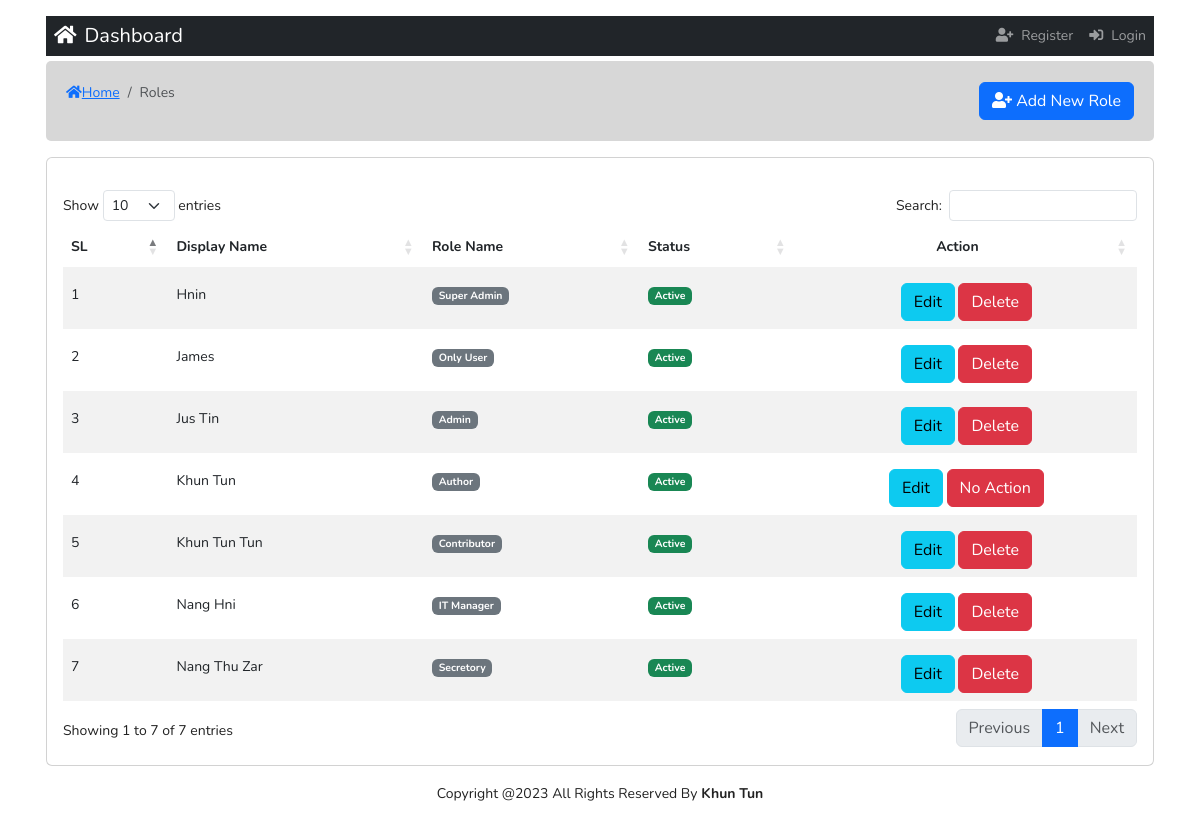
The page /role.php on the database its author committed.
### tables this page shows
CREATE TABLE `tbl_roles` (
  `role_id` int(10) NOT NULL,
  `role_name` varchar(255) NOT NULL,
  `roled_name` varchar(255) NOT NULL,
  `permission_items` varchar(255) NOT NULL,
  `status` int(11) NOT NULL
);

### classes/Roles.php (called while the page is built, shortened)
<?php
include_once 'lib/Database.php';
class Roles {
    private $db;
    public function __construct(){
        $this->db = new Database();
    }
    public function selectRole(){
        $sql = "SELECT * FROM tbl_roles ORDER BY roled_name";
        $stmt = $this->db->pdo->prepare($sql);
        $stmt->execute();
        $result = $stmt->fetchAll(PDO::FETCH_OBJ);
        return $result;
    }
}

### lib/Database.php (called while the page is built, shortened)
<?php
class  Database{
    public $pdo;
    public function __construct(){
      if (!isset($this->pdo)) {
        try {
          $link = new PDO('mysql:host='.DB_HOST.'; dbname='.DB_NAME, DB_USER, DB_PASS);
          $link->setAttribute(PDO::ATTR_ERRMODE, PDO::ERRMODE_EXCEPTION);
          $link->exec("SET CHARACTER SET utf8");
          $this->pdo  =  $link;
        } catch (PDOException $e) {
          die("Failed to connect...".$e->getMessage());
        }
      }
    }
}

### role.php (the view, shortened to what this page needs)
<?php
include_once 'inc/header.php';
 ?>
<?php
   global $access;
   global $edit;
 ?>
<section id="wrapper">
   <div class="page-content-wrapper">
      <div class="content-header">
         <nav aria-label="breadcrumb">
            <ol class="breadcrumb">
               <li class="breadcrumb-item active"><a href="index.php"><i class="fas fa-home"></i>Home</a></li>
               <li class="breadcrumb-item active" aria-current="page">Roles</li>
            </ol>
         </nav>
         <div class="create-item">
            <a href="create-role.php" class="btn btn-primary"><i class="fas fa-user-plus"></i> Add New Role</a>
         </div>
      </div>
      <div class="main-content">
         <div class="row mt-3">
            <div class="col-md-12">
               <div class="card bg-white">
                  <div class="card-body mt-3">
                     <div class="table-responsive">
                        <table id="roleTable" class="table table-striped table-borderless" style="width:100%">
                           <thead>
                              <tr>
                                 <th>SL</th>
                                 <th>Display Name</th>
                                 <th>Role Name</th>
                                 <th>Status</th>
                                 <th class="text-center">Action</th>
                              </tr>
                           </thead>
                           <tbody>
                           <?php
                                 $roleList = $role->selectRole();
                                 if($roleList){
                                    $i = 0;
                                    foreach($roleList as $result){ $i++;
                           ?>
                              <tr>
                                 <td class="pt-3"><?= $i; ?></td>
                                 <td class="pt-3"><?= $result->roled_name; ?></td>
                                 <td class="pt-3">
                                    <span class="badge  bg-secondary text-white"><?= $result->role_name; ?></span>
                                 </td>
                                 <td class="pt-3">
                                    <?php if($result->status == '0'){ ?>
                                       <span class="badge  bg-success text-white">Active</span>
                                    <?php }elseif($result->status == '1'){ ?>
                                       <span class="badge  bg-warning text-white">Deactive</span>
                                    <?php } ?>
                                 </td>
                                 <td class="text-center pt-3">
                                       <a class="btn btn-info" href="edit-role.php?role_id=<?php echo $result->role_id; ?>">Edit</a>
                                    <?php if($result->role_name == 'Author'){ ?>
                                          <?php if(isset($access) == "$access"){ ?>
                                             <a class="btn btn-danger" href="#" onclick="return confirm('You cannot remove acccount');">No Action</a>
                                          <?php } ?>
                                    <?php }else{ ?>
                                          <?php  if(isset($edit) == "$edit"){ ?>
                                             <a class="btn btn-danger" href="?remove=remove_id && delete_role=<?php echo $result->role_id; ?>" onclick="return confirm('Are you sure you want to delete this?');">Delete</a>
                                          <?php } ?>
                                    <?php } ?>
                                    </td>
                              </tr>
                           <?php } }else{?>
                              <tr>
                                 <td colspan="5" class="text-center">No role created yet !</td>
                              </tr>
                              <?php } ?>
                        </table>
                     </div>
                  </div>
               </div>
            </div>
         </div>
      </div>
   </div>
</section>
<?php   include_once 'inc/footer.php'; ?>

### assets/css/style.css (style rules this page uses)
body { line-height: 24px; color: #222; font-size: 14px; font-style: normal; font-weight: normal; font-family: 'Nunito', sans-serif; visibility: visible; }
.content-header { background-color: rgb(215, 215, 215); border-radius: 5px; display: flex; justify-content: space-between; align-items: center; padding: 20px; margin-top: 5px; margin-bottom: 5px; }

### rows shown on the page
tbl_roles: roled_name "Hnin", role_name "Super Admin", status "Active"
tbl_roles: roled_name "James", role_name "Only User", status "Active"
tbl_roles: roled_name "Jus Tin", role_name "Admin", status "Active"
tbl_roles: roled_name "Khun Tun", role_name "Author", status "Active", shows "No Action"
tbl_roles: roled_name "Khun Tun Tun", role_name "Contributor", status "Active"
tbl_roles: roled_name "Nang Hni", role_name "IT Manager", status "Active"
tbl_roles: roled_name "Nang Thu Zar", role_name "Secretory", status "Active"
